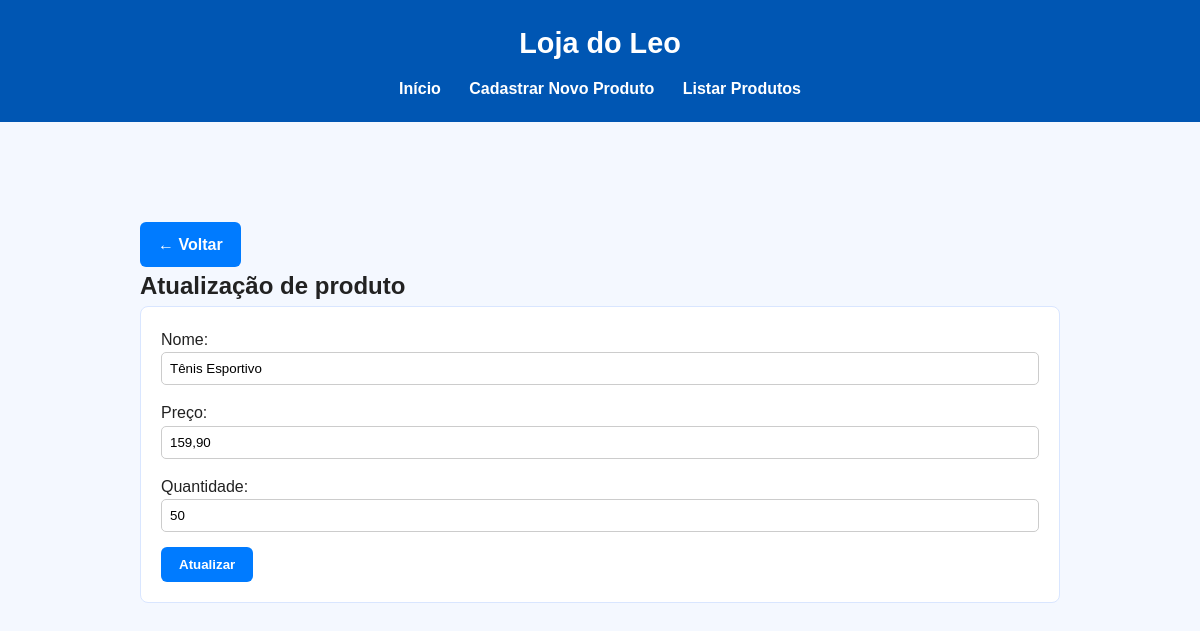
/form_atualizado.php?id=2, run on the app's committed database.
### tables this page shows
CREATE TABLE `produtos` (
  `id` int(11) NOT NULL,
  `nome` varchar(255) NOT NULL,
  `preco` decimal(10,2) NOT NULL,
  `quantidade` int(11) NOT NULL
);

### form_atualizado.php (the view, shortened to what this page needs)
<?php
include "cabecalho.php";
require 'conexao.php';
$id = filter_input(INPUT_GET, 'id', FILTER_VALIDATE_INT);
$sql = "SELECT * FROM produtos WHERE id = :id";
$stmt = $pdo->prepare($sql);
$stmt->execute([':id' => $id]);
$produto = $stmt->fetch();
?>
<div class="container">
    <a href="index.php" class="btn btn-link mb-3">← Voltar</a>
    <h2>Atualização de produto</h2>
    <form action="atualizar.php" method="POST">
        <div class="mb-3">
            Nome: <input required value="<?php echo htmlspecialchars($produto['nome']); ?>" type="text" name="produto" class="form-control">
        </div>
        <div class="mb-3">
            Preço: <input required value="<?php echo number_format($produto['preco'], 2, ',', '.'); ?>" type="text" name="preco" class="form-control" placeholder="Ex: 10,50 ou 10.50">
        </div>
        <div class="mb-3">
            Quantidade: <input required value="<?php echo htmlspecialchars($produto['quantidade']); ?>" type="number" name="estoque" class="form-control" min="0" step="1">
        </div>
        <button type="submit" class="btn btn-primary">Atualizar</button>
    </form>
</div>
</body>
</html>

### style.css (style rules this page uses)
* { margin: 0; padding: 0; box-sizing: border-box; }
body { font-family: Arial, sans-serif; background: #f4f8ff; color: #222; line-height: 1.6; }
.container { max-width: 1000px; margin: 30px auto; padding: 20px; }
button, .btn { display: inline-block; background: #007bff; color: #fff; border: none; padding: 10px 18px; border-radius: 6px; cursor: pointer; transition: 0.3s; text-decoration: none; font-weight: bold; }
form { background: #fff; padding: 20px; border-radius: 8px; border: 1px solid #d9e6ff; }
form input, form select { width: 100%; padding: 8px; margin-bottom: 15px; border: 1px solid #ccc; border-radius: 5px; }

### data on the page
produtos: produto "Tênis Esportivo", preco "159,90", estoque "50"
